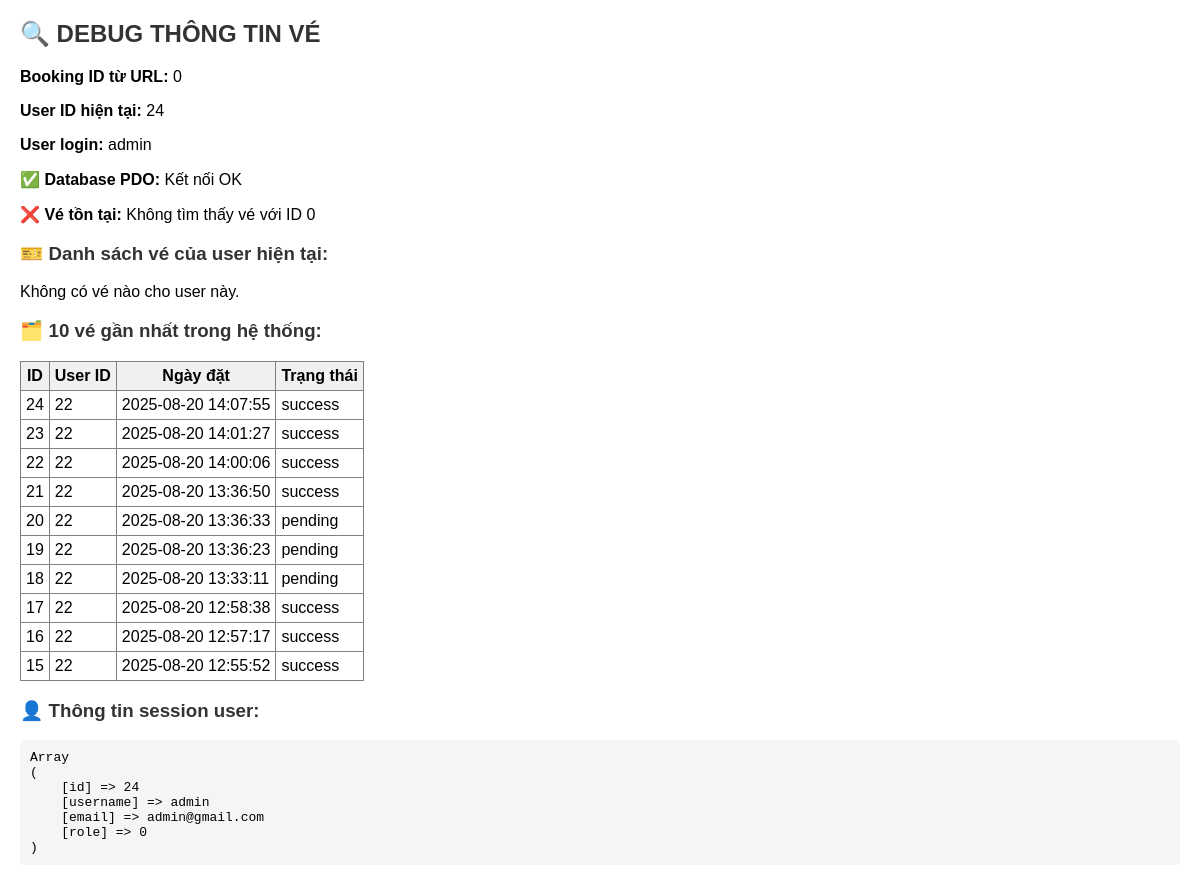
Page /tai-khoan/debug-ticket.php (signed in) on the earlier database version.
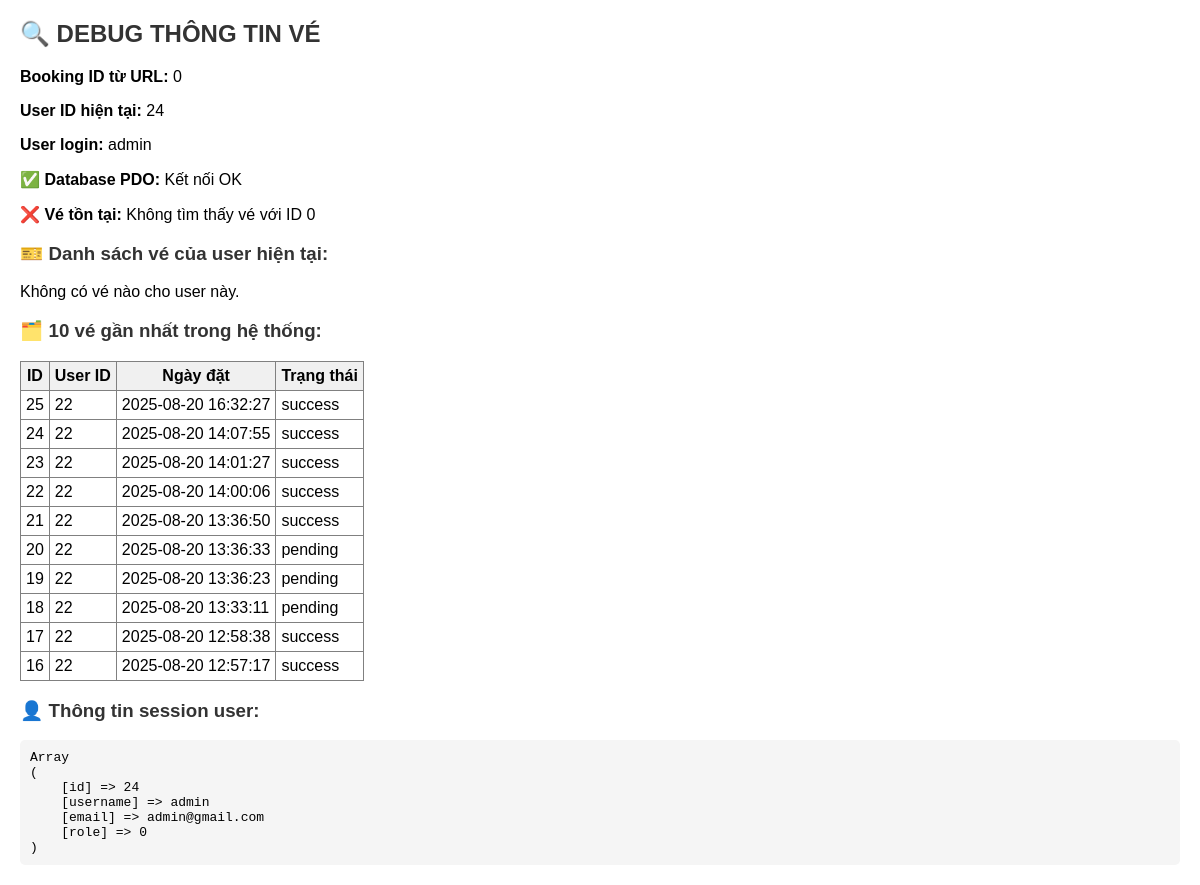
Same page on the later database version.
### tables this page shows
CREATE TABLE "dat_ve" (
        id INTEGER PRIMARY KEY AUTOINCREMENT,
        user_id INTEGER,
        id_chuyen INTEGER,
        ho_ten TEXT,
        email TEXT,
        sdt TEXT,
        so_luong INTEGER DEFAULT 1,
        amount REAL DEFAULT 0,
        gia_ve REAL DEFAULT 0,
        payment_status TEXT DEFAULT 'pending',
        order_id TEXT,
        ngay_dat TEXT DEFAULT (datetime('now', 'localtime')),
        created_at TEXT DEFAULT (datetime('now', 'localtime'))
    , payment_provider TEXT DEFAULT 'mock', txn_id TEXT, ipn_payload TEXT, updated_at TEXT);

### tai-khoan/_auth.php (called while the page is built, shortened)
<?php
function app_current_user() {
    return isset($_SESSION['user']) ? $_SESSION['user'] : null;
}
$current_user = app_current_user();
$user = $current_user;
?>

### tai-khoan/debug-ticket.php (the view, shortened to what this page needs)
<?php
require_once __DIR__ . '/_auth.php';
$bookingId = (int)($_GET['id'] ?? 0);
$userId = (int)($user['id'] ?? 0);
echo "<h2>🔍 DEBUG THÔNG TIN VÉ</h2>";
echo "<p><strong>Booking ID từ URL:</strong> {$bookingId}</p>";
echo "<p><strong>User ID hiện tại:</strong> {$userId}</p>";
echo "<p><strong>User login:</strong> " . htmlspecialchars($user['name'] ?? $user['username'] ?? 'N/A') . "</p>";
if (isset($pdo) && $pdo instanceof PDO) {
    echo "<p>✅ <strong>Database PDO:</strong> Kết nối OK</p>";
    try {
        $sql = "SELECT * FROM dat_ve WHERE id = :booking_id";
        $stmt = $pdo->prepare($sql);
        $stmt->bindParam(':booking_id', $bookingId, PDO::PARAM_INT);
        $stmt->execute();
        $ticket = $stmt->fetch(PDO::FETCH_ASSOC);
        if ($ticket) {
            echo "<p>✅ <strong>Vé tồn tại:</strong> Có</p>";
            echo "<p><strong>User ID của vé:</strong> " . ($ticket['user_id'] ?? 'NULL') . "</p>";
            echo "<p><strong>Khớp user:</strong> " . (($ticket['user_id'] == $userId) ? '✅ Có' : '❌ Không') . "</p>";
            echo "<h3>📋 Chi tiết vé:</h3>";
            echo "<pre>";
            print_r($ticket);
            echo "</pre>";
            if (!empty($ticket['id_chuyen'])) {
                $sql2 = "SELECT * FROM chuyenxe WHERE id = :id_chuyen";
                $stmt2 = $pdo->prepare($sql2);
                $stmt2->bindParam(':id_chuyen', $ticket['id_chuyen'], PDO::PARAM_INT);
                $stmt2->execute();
                $trip = $stmt2->fetch(PDO::FETCH_ASSOC);
                if ($trip) {
                    echo "<h3>🚌 Thông tin chuyến xe:</h3>";
                    echo "<pre>";
                    print_r($trip);
                    echo "</pre>";
                } else {
                    echo "<p>❌ <strong>Chuyến xe:</strong> Không tìm thấy với ID " . $ticket['id_chuyen'] . "</p>";
                }
            }
        } else {
            echo "<p>❌ <strong>Vé tồn tại:</strong> Không tìm thấy vé với ID {$bookingId}</p>";
            $sql3 = "SELECT id, ngay_dat, so_luong, payment_status FROM dat_ve WHERE user_id = :user_id ORDER BY id DESC";
            $stmt3 = $pdo->prepare($sql3);
            $stmt3->bindParam(':user_id', $userId, PDO::PARAM_INT);
            $stmt3->execute();
            $userTickets = $stmt3->fetchAll(PDO::FETCH_ASSOC);
            echo "<h3>🎫 Danh sách vé của user hiện tại:</h3>";
            if ($userTickets) {
                echo "<table border='1' cellpadding='5' cellspacing='0'>";
                echo "<tr><th>ID</th><th>Ngày đặt</th><th>Số lượng</th><th>Trạng thái</th></tr>";
                foreach ($userTickets as $t) {
                    echo "<tr>";
                    echo "<td><a href='?id={$t['id']}'>{$t['id']}</a></td>";
                    echo "<td>{$t['ngay_dat']}</td>";
                    echo "<td>{$t['so_luong']}</td>";
                    echo "<td>{$t['payment_status']}</td>";
                    echo "</tr>";
                }
                echo "</table>";
            } else {
                echo "<p>Không có vé nào cho user này.</p>";
            }
        }
        $sql4 = "SELECT id, user_id, ngay_dat, payment_status FROM dat_ve ORDER BY id DESC LIMIT 10";
        $stmt4 = $pdo->prepare($sql4);
        $stmt4->execute();
        $allTickets = $stmt4->fetchAll(PDO::FETCH_ASSOC);
        echo "<h3>🗂️ 10 vé gần nhất trong hệ thống:</h3>";
        if ($allTickets) {
            echo "<table border='1' cellpadding='5' cellspacing='0'>";
            echo "<tr><th>ID</th><th>User ID</th><th>Ngày đặt</th><th>Trạng thái</th></tr>";
            foreach ($allTickets as $t) {
                $highlight = ($t['id'] == $bookingId) ? ' style="background: yellow;"' : '';
                echo "<tr{$highlight}>";
                echo "<td>{$t['id']}</td>";
                echo "<td>{$t['user_id']}</td>";
                echo "<td>{$t['ngay_dat']}</td>";
                echo "<td>{$t['payment_status']}</td>";
                echo "</tr>";
            }
            echo "</table>";
        }
    } catch (Exception $e) {
        echo "<p>❌ <strong>Lỗi database:</strong> " . htmlspecialchars($e->getMessage()) . "</p>";
    }
} elseif (isset($conn) && $conn instanceof mysqli) {
    echo "<p>✅ <strong>Database MySQLi:</strong> Kết nối OK</p>";
} else {
    echo "<p>❌ <strong>Database:</strong> Không có kết nối</p>";
}
echo "<h3>👤 Thông tin session user:</h3>";
echo "<pre>";
print_r($user);
echo "</pre>";
?>

Differences in the rows shown:
no longer on this page (row unchanged): dat_ve: id "15", user "22", ngay_dat "2025-08-20 12:55:52", payment_status "success"
added dat_ve: id "25", user "22", ngay_dat "2025-08-20 16:32:27", payment_status "success"
